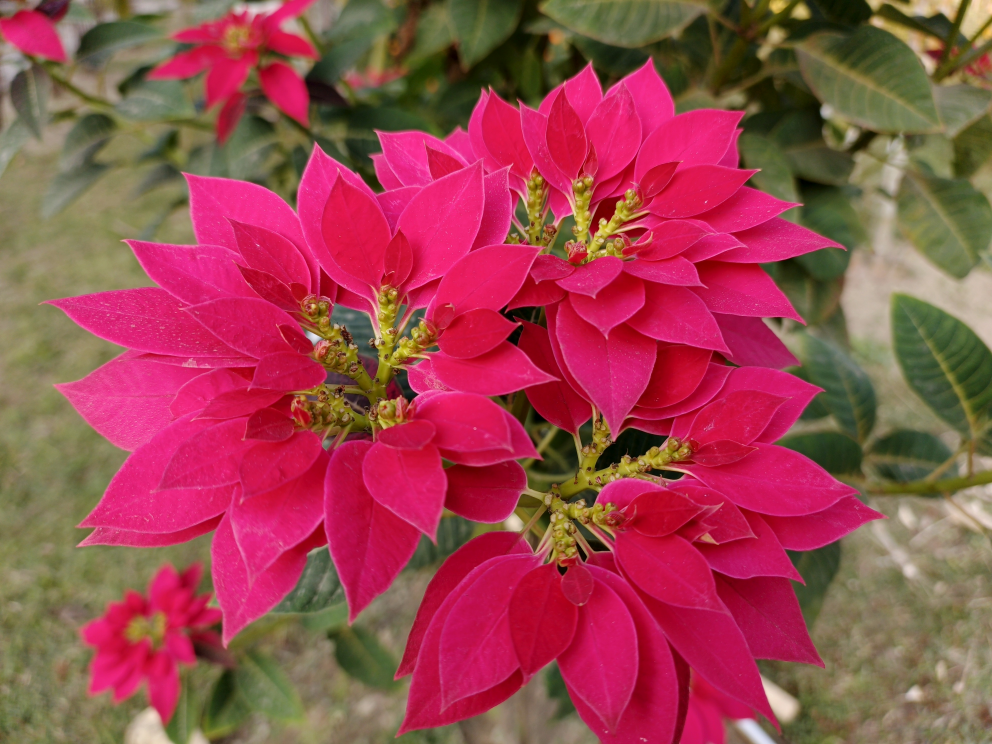
#> input picture Lab1-Spatial_and_Intensity_Resolution_Historam_and_Segmentation/images/flower.jpg, 3968 x 2976 px (shown at 1/4 size)
$ jupyter execute '(a)decrease_spatial_resolution.ipynb'
#> lines starting #> are read from the running program, lines starting #| are printed output that depends on the picture
####  (a) Take a grayscale image of size 512x512, decrease its spatial resolution by half every time & observe it's change when displaying in the same window size

[cell 1]
import cv2
import matplotlib.pyplot as plt
import numpy as np

### Loading the orignal image

[cell 2]
original_image = cv2.imread('./images/flower.jpg')
#> original_image is the input picture: shape (2976, 3968, 3); mean B, G, R 78.5, 70.3, 154

print(f'shape of the image: {original_image.shape}')
#| shape of the image: (2976, 3968, 3)


plt.imshow(original_image)
plt.axis('off')
plt.title('BGR format')
plt.show()

### resize and then convert it into RGB format

[cell 3]
#resizing the image
original_image = cv2.resize(original_image,(512,512))
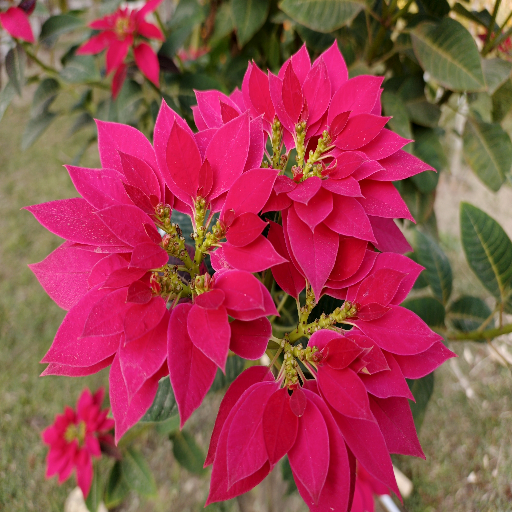
#> original_image: shape (512, 512, 3); mean B, G, R 78.4, 70.2, 153.9
print(f"shape after resize: {original_image.shape}")
#| shape after resize: (512, 512, 3)

#converting RGB
rgb_image = cv2.cvtColor(original_image,cv2.COLOR_BGR2RGB)
plt.imshow(rgb_image)
plt.axis('off')
plt.title('RGB format')
plt.show()

### converting RGB to GRAY

[cell 4]
#converting RGB
gray_image = cv2.cvtColor(original_image,cv2.COLOR_RGB2GRAY)
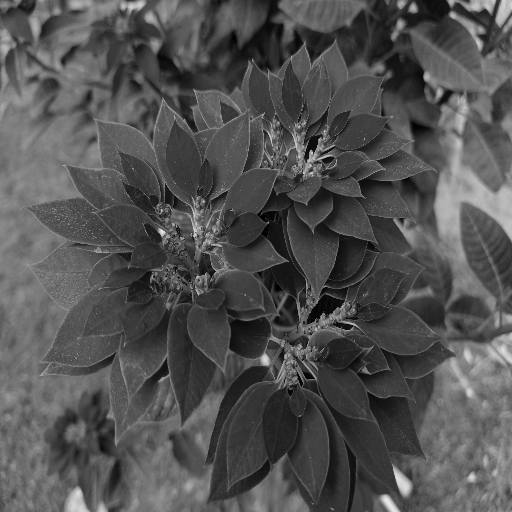
#> gray_image: shape (512, 512); min 0, max 234, mean 82.2
plt.imshow(gray_image,cmap='gray')
plt.axis('off')
plt.title('Gray format')
plt.show()

### function for decreasing spatial resolution by half

[cell 5]
def decrease_resolution(image):
    height,width = image.shape
    decrease_image = np.zeros((height//2, width//2)) #new 2D array

    for i in range(0,height,2):
        for j in range(0,width,2):
            decrease_image[i//2,j//2] = image[i,j]

    return decrease_image

### decreasing tthe spatial resolution by half

[cell 6]
decrease_image = gray_image
plt.figure(figsize=(8,10))

for i in range(1,5):
    plt.subplot(2,2,i)
    plt.imshow(decrease_image,cmap='gray')
    height, width = decrease_image.shape
    plt.title(f"{height}x{width}")
    decrease_image = decrease_resolution(decrease_image)
#> this loop made 4 passes
#> pass 1, `decrease_image = decrease_resolution(decrease_image)`:
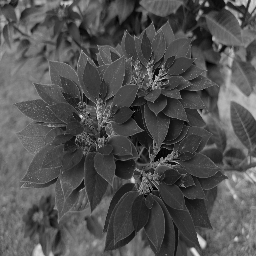
#> decrease_image: shape (256, 256) float64; min 0, max 234, mean 82.2
#> pass 2, `decrease_image = decrease_resolution(decrease_image)`:
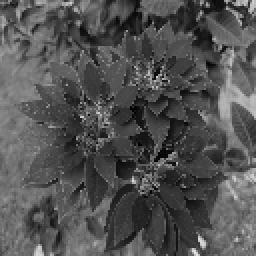
#> decrease_image: shape (128, 128) float64 (shown 2 times larger); min 0, max 229, mean 82.3
#> pass 3, `decrease_image = decrease_resolution(decrease_image)`:
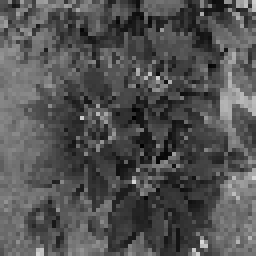
#> decrease_image: shape (64, 64) float64 (shown 4 times larger); min 0, max 217, mean 82.1
#> after the loop:
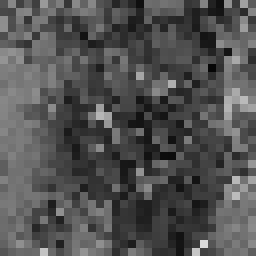
#> decrease_image: shape (32, 32) float64 (shown 8 times larger); min 6, max 217, mean 81.5

plt.show()

$ run again, with Lab1-Spatial_and_Intensity_Resolution_Historam_and_Segmentation/images/Skull.tif saved as Lab1-Spatial_and_Intensity_Resolution_Historam_and_Segmentation/images/flower.jpg
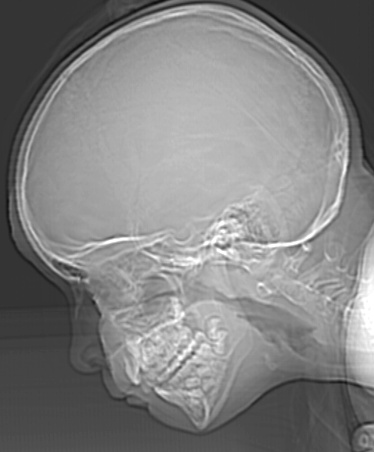
#> input picture Lab1-Spatial_and_Intensity_Resolution_Historam_and_Segmentation/images/Skull.tif, 374 x 452 px
#> original_image is the input picture: shape (452, 374, 3); min 11, max 255, mean 129.4
#| shape of the image: (452, 374, 3)
#> `original_image = cv2.resize(original_image,(512,512))`:
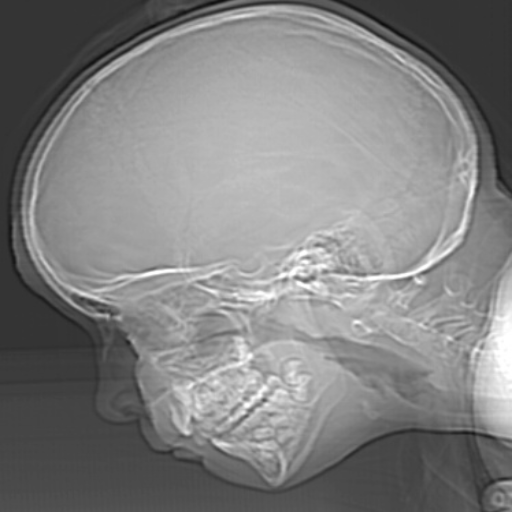
#> original_image: shape (512, 512, 3); min 13, max 255, mean 129.3
#| shape after resize: (512, 512, 3)
#> after the loop `for i in range(1,5):`:
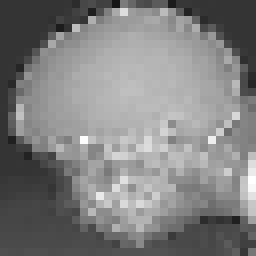
#> decrease_image: shape (32, 32) float64 (shown 8 times larger); min 21, max 255, mean 128
